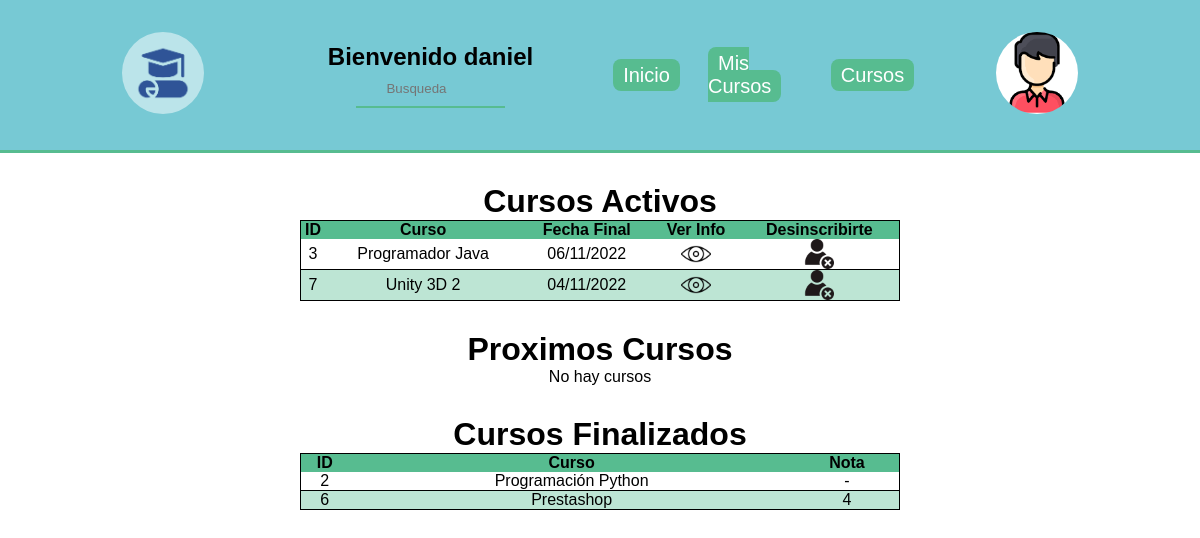
The page /Principal/mis_cursos.php (signed in) on the database its author committed.
### tables this page shows
CREATE TABLE `matricula` (
  `dni_alumno` varchar(9) NOT NULL,
  `curso` int(11) NOT NULL,
  `nota` int(11) DEFAULT NULL
);

CREATE TABLE `cursos` (
  `codigo` int(11) NOT NULL,
  `nombre` varchar(30) NOT NULL,
  `descripcion` text NOT NULL,
  `horas` int(11) NOT NULL,
  `fecha inicio` date NOT NULL,
  `fecha final` date NOT NULL,
  `foto` varchar(30) NOT NULL,
  `profesor` varchar(9) NOT NULL,
  `activo` tinyint(1) NOT NULL DEFAULT 1
);

### Principal/funciones_sql.php (the view, shortened to what this page needs)
<?php
    function mis_cursos_activos($con,$dni){
        $sql = "SELECT `matricula`.`curso`, `cursos`.`nombre`, `cursos`.`fecha final` FROM `cursos` INNER JOIN `matricula` ON `cursos`.`codigo` = `matricula`.`curso` WHERE `matricula`.`dni_alumno` LIKE '".$dni."' and `cursos`.`activo` = 1 and `cursos`.`fecha inicio` <= curdate() and `cursos`.`fecha final` >= curdate()";
        if($resultado = $con->query($sql)){
            while($row = $resultado->fetch_assoc()){
                $lista[] = $row;
            }
        }
        if(isset($row)){
            return $row;
        }else if(isset($lista)){
            return $lista;
        }else{
            return "NO HAY CURSOS";
        }
    }
    function tabla_activos($array){
        echo "<div class='titulo_tabla'><h1>Cursos Activos</h1></div>";
        if($array == 'NO HAY CURSOS'){
            echo "No hay cursos";
        }else{
            echo "<table class='cursos'>";
            echo "<tr>";
                echo "<th class='tabla_cursos'>ID</th>";
                echo "<th class='tabla_cursos'>Curso</th>";
                echo "<th class='tabla_cursos'>Fecha Final</th>";
                echo "<th class='tabla_cursos'>Ver Info</th>";
                echo "<th class='tabla_cursos'>Desinscribirte</th>";
            echo "</tr>";
            foreach($array as $clave1 => $valor1){
                echo "<tr class='texto'>";
                foreach($valor1 as $clave2 => $valor2){
                    if(!($clave2 == "fecha final")){
                        echo "<td class='tabla_cursos'>".$valor2."</td>";
                    }else{
                        echo "<td class='tabla_cursos'>".cambiaf_a_espanol($valor2)."</td>";
                    }
                }
                echo "<td class='tabla_cursos'><a href='alumnos_curso.php?codigo=".$valor1['curso']."'><img class='tabla_cursos' src='../imagenes/icono_ojo.png' /></a></td>";
                echo "<td class='tabla_cursos'><a href='matricular.php?accion=0&curso=".$valor1['curso']."&dni=".$_SESSION['array_alumno']['dni']."'><img class='tabla_cursos' src='../imagenes/unsubscribe_icono.png' /></a></td>";
                echo "</tr>";
            }
            echo "</table>";
        }
    }
    function tabla_Proximos($array){
        echo "<div class='titulo_tabla'><h1>Proximos Cursos</h1></div>";
        if($array == 'NO HAY CURSOS'){
            echo "No hay cursos";
        }
    }
    function tabla_finalizados($array){
        echo "<div class='titulo_tabla'><h1>Cursos Finalizados</h1></div>";
        if($array == 'NO HAY CURSOS'){
            echo "No hay cursos";
        }else{
            echo "<table class='cursos'>";
            echo "<tr>";
                echo "<th class='tabla_cursos'>ID</th>";
                echo "<th class='tabla_cursos'>Curso</th>";
                echo "<th class='tabla_cursos'>Nota</th>";
            echo "</tr>";
            foreach($array as $clave1 => $valor1){
                echo "<tr class='texto'>";
                foreach($valor1 as $clave2 => $valor2){
                    if($clave2 == "nota"){
                        if(isset($valor2)){
                            echo "<td class='tabla_cursos'>".$valor2."</td>";
                        }else{
                            echo "<td class='tabla_cursos'>-</td>";
                        }
                    }else{
                        echo "<td class='tabla_cursos'>".$valor2."</td>";
                    }
                }
                echo "</tr>";
            }
            echo "</table>";
        }
    }
    function cambiaf_a_espanol($fecha){
        preg_match( '/([0-9]{2,4})-([0-9]{1,2})-([0-9]{1,2})/', $fecha, $mifecha);
        $lafecha=$mifecha[3]."/".$mifecha[2]."/".$mifecha[1];
        return $lafecha;
    }
?>

### Principal/estilos_alumnos.css (style rules this page uses)
* { font-family: Arial, Helvetica, sans-serif; margin: 0px; padding: 0px; }
div.tablas > div { margin-top: 30px; }
div.tablas > table.cursos { border: 1px black solid; border-collapse: collapse; }
th.tabla_cursos { background-color: #57BC90; margin: 0; }
tr.texto { background-color: #57bc9063; }
tr.texto:nth-child(2n) { background-color: #ffffff; }
td.tabla_cursos { border-bottom: 1px solid black; }
img.tabla_cursos { width: 30px; display: flex; align-items: center; margin: 0px auto; }

### rows shown on the page
matricula: curso "2", curso.nombre "Programación Python"
matricula: curso "6", curso.nombre "Prestashop", nota "4"

### other values the page prints
$nombre "daniel"
$valor2 "3"
$valor2 "Programador Java"
cambiaf_a_espanol($valor2) "06/11/2022"
$valor2 "7"
$valor2 "Unity 3D 2"
cambiaf_a_espanol($valor2) "04/11/2022"
